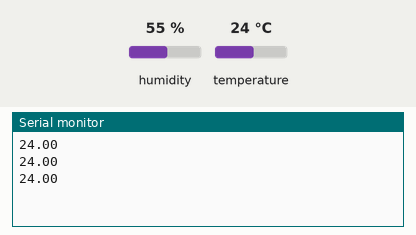
Recording of a sketch running on a simulated Arduino Uno, built with avr-gcc and run on an emulated ATmega328P. On the bench: the last lines printed to the serial monitor. Inputs (shaded band) come from the test bench; at power-on: temperature 24 °C, humidity 55 %.

Above: at 3.8 s.
3.9 s: temperature set to 12 °C
At 6.5 s:
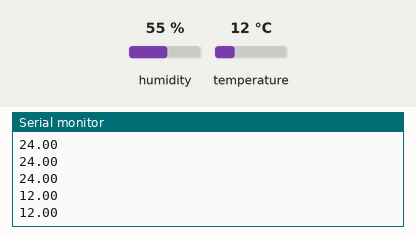
6.7 s: temperature set to 19 °C
At 7.9 s:
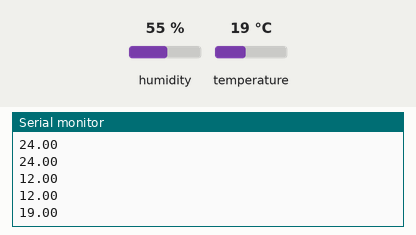
Timing chart, 0 to 9.7 s (numbered marks = the images above; inputs shaded):
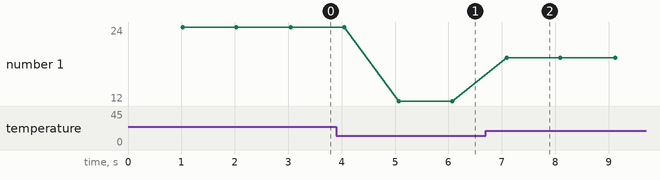

Measured:
- after the input at 3.9 s, the serial monitor: prints a new line after 1.2 s (image 1)
- after the input at 6.7 s, the serial monitor: prints a new line after 0.40 s (image 2)
- plotted number 1: 24 → 12 after the input at 3.9 s, 12 → 19 after the input at 6.7 s

The sketch:

myDHT.ino
```cpp
#include "dht_lib.h"

MyDHT dht = MyDHT(23, 11);

void setup() {
  // put your setup code here, to run once:
  Serial.begin(9600);
}

void loop() {
  // put your main code here, to run repeatedly:
  delay(1000);
  Serial.println(dht.temp());
}
```

dht_lib.h
```cpp
#ifndef dht_lib
#define dht_lib

#include "Arduino.h"
#include "DHT.h"

class MyDHT {
private:
  int dhtPin;
  int sensorType;
  DHT dht;

public:
  MyDHT(int pin, int sensor)
    : dhtPin(pin), sensorType(sensor), dht(DHT(dhtPin, sensorType))
  {
    dht.begin();
  }

  float temp() {
    float t = dht.readTemperature();
    return t;
  }

};

#endif
```
